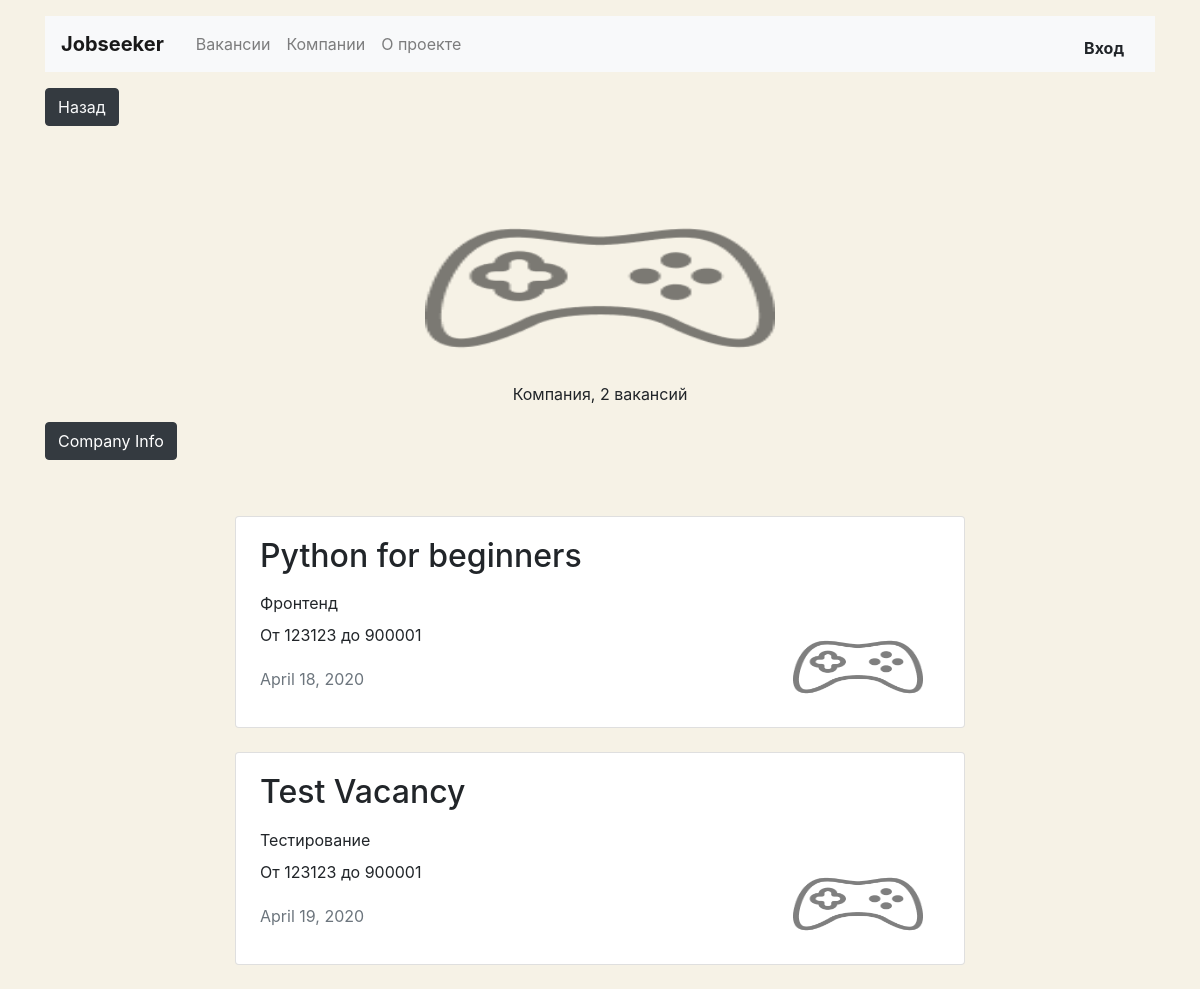
/company/9/, run on an earlier commit of the app's database.
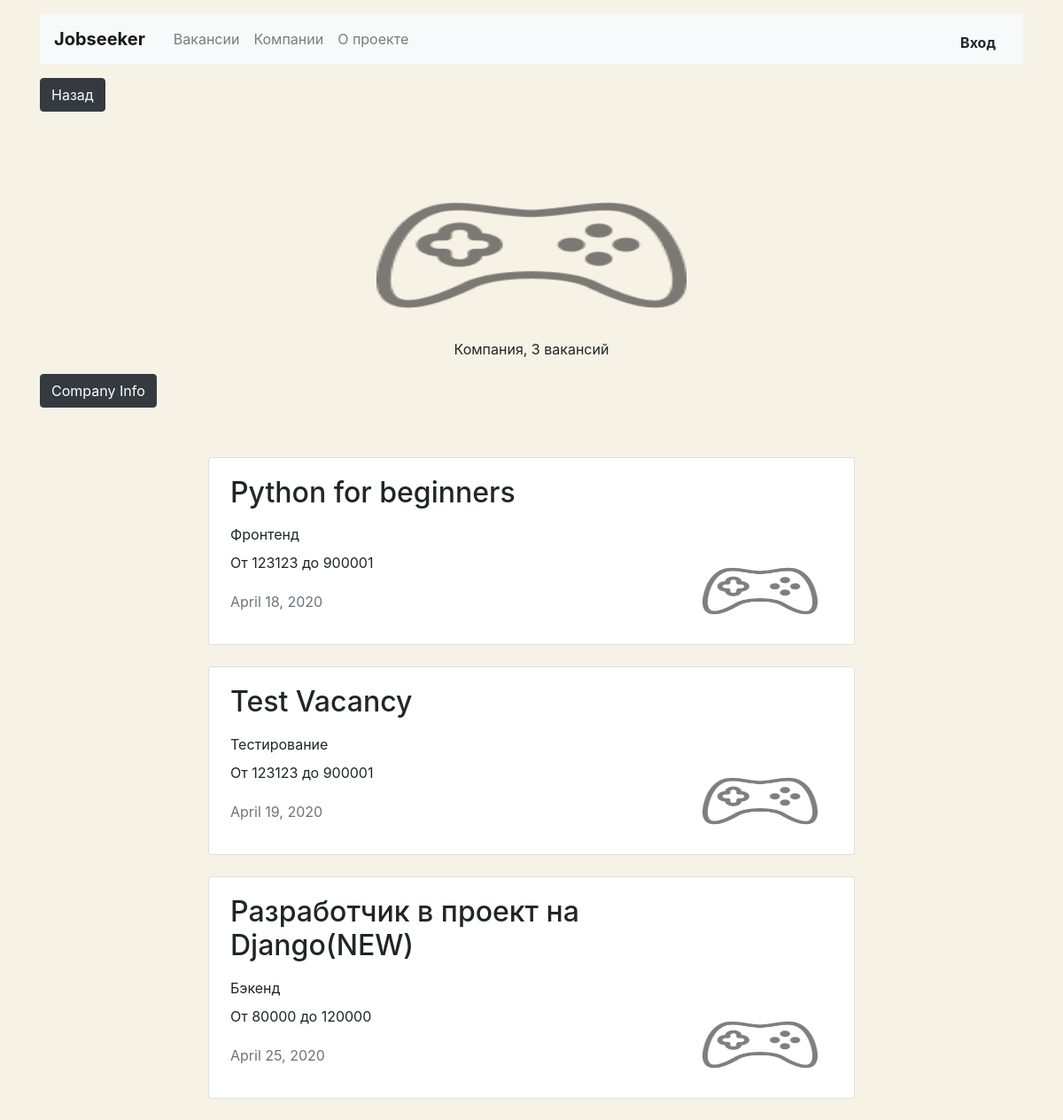
And on a later commit of the database.
### jobs/models.py (models this page shows, shortened)
class Company(models.Model):
    id = models.IntegerField(primary_key=True)
    name = models.CharField(max_length=50)
    location = models.CharField(max_length=50)
    logo = models.ImageField(upload_to='MEDIA_COMPANY_IMAGE_DIR', default='static/jobs/placeholder.png')
    description = models.TextField()
    employee_count = models.IntegerField()
    user = models.OneToOneField(User, on_delete=models.CASCADE, related_name='company')

class Vacancy(models.Model):
    id = models.IntegerField(primary_key=True)
    title = models.CharField(max_length=50)
    specialty = models.ForeignKey(Speciality, on_delete=models.CASCADE, related_name="vacancies")
    company = models.ForeignKey(Company, on_delete=models.CASCADE, related_name="vacancies")
    skills = models.TextField()
    salary_min = models.IntegerField()
    salary_max = models.IntegerField()
    description = models.TextField()
    published_at = models.DateField(default=datetime.date.today)

class Speciality(models.Model):
    id = models.IntegerField(primary_key=True)
    code = models.CharField(max_length=50)
    title = models.CharField(max_length=50)
    picture = models.ImageField(upload_to='MEDIA_SPECIALITY_IMAGE_DIR')

### jobs/views.py (the view)
# urls.py: path('company/<int:id>/', CompanyView.as_view(), name="company"),
class CompanyView(View):
    def get(self, request, id):
        return render(request, "jobs/company.html", context={"company": Company.objects.filter(id=id).first()})

### jobs/templates/jobs/company.html (shortened to what this page needs)
{% extends "base.html" %}
{% load static %}
{% block container %}
    <div class="navbar mt-5">
    </div>
    <section>
      <div class="text-center">
        <img src={{company.logo.url}} width="350" height="180" alt="">
      </div>
      <p class="text-center pt-1">Компания, {{company.vacancies.all|length}} вакансий</p>
      <button class="mb-2 btn btn-dark" type="button" data-toggle="collapse" data-target="#collapseExample" aria-expanded="false" aria-controls="collapseExample">
        Company Info
      </button>
      <div class="row mt-5">
        <div class="col-12 col-lg-8 offset-lg-2 m-auto">
         {% for job in company.vacancies.all%}
          <div class="card mb-4">
           <a class="text-body" href="{% url 'vacancy' job.id %}"> <div class="card-body px-4">
              <div class="row">
                <div class="col-12 col-md-8 col-lg-9">
                  <h2 class="h2 pb-2">{{job.title}}</h2>
                  <p class="mb-2">{{job.specialty.title}}</p>
                  <p>От {{job.salary_min}} до {{job.salary_max}}</p>
                  <p class="text-muted pt-1">{{job.published_at}}</p>
                </div>
                <div class="col-12 col-md-4 col-lg-3 d-flex align-items-end">
                  <img src={{company.logo}} width="130" height="80" alt="">
                </div>
              </div>
            </div>
          </div>
        {% endfor %}
        </div>
      </div>
    </section>
  </main>
{% endblock %}

What changed in the data, as far as the page shows it:
computed for Company: vacancies.all|length "2" → "3"
added Vacancy: title "Разработчик в проект на Django(NEW)", specialty "Бэкенд", salary_min "80000", salary_max "120000", published_at "April 25, 2020", logo (picture)
